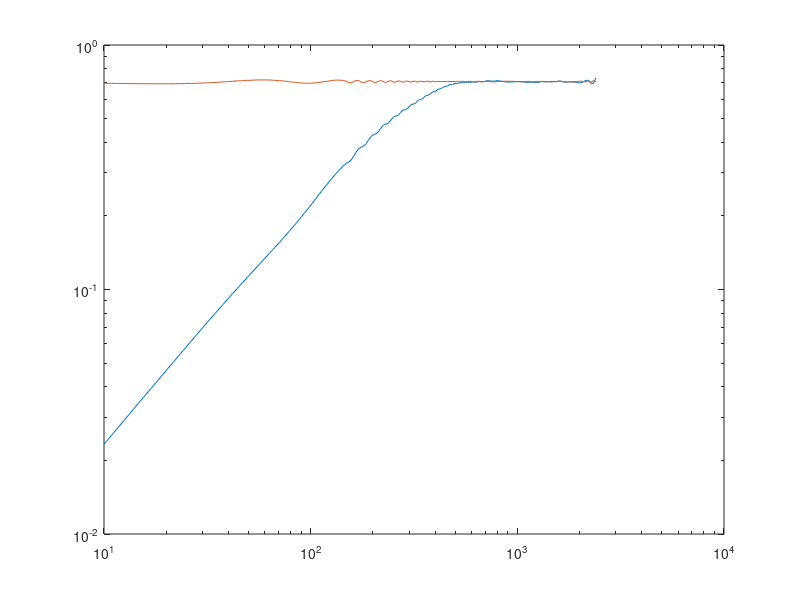

Reproduce this figure in MATLAB.
fs = 5e3; % Sample frequency
len = 7; % half-filter length
%window = flattopwin(len*2+1)';

%%%% Hilbert Transform
if 0 % Type III FIR
  window = hamming(len*2+1);
  a = (-len:len);
  b = abs(rem(a,2)); %Remove even values
  c = 2/pi./a; %Scale and invert
  c(len+1)=0; % Remove NaN
  c = c.* window' .* b;
else % Type IV FIR
  len = 2*len+1;
  window = hamming(len+1);
  a = (-len:2:len);
  c = 2/pi./a; %Scale and invert
  c = c.* window';
end

function mag = hilmag(test_f, fs, hilbert)
  test_f /= fs;
  test_len = max(100, 2/test_f + 2*length(hilbert));
  x = sin(2*pi*test_f.*(1:test_len));
  y = conv(x, hilbert);
  y = y(length(hilbert)+1:end-length(hilbert)); % Only take the middle section
  mag1 = rms(y);
  mag2 = rms(x);
  mag = [mag1 mag2];
end

function p = phase(test_f, fs, hilbert)
  test_f /= fs;
  test_len = max(100, 2/test_f + 2*length(hilbert));
  x = sin(2*pi*test_f.*(1:test_len));
  y = x;
  y = conv(y, hilbert);
  test_len = floor(test_len/2);
  b = floor(length(hilbert));
  amp = rms(x)/rms(y);
  p = atan2(x(test_len), y(test_len+b));
end

f = logspace(log10(10),log10(2400),200);
%f = linspace(10, 5000, 200);
m = zeros(length(f),2);
p = zeros(length(f),1);
for i=1:length(f)
  m(i,:)=hilmag(f(i), fs, c);
%  p(i,:)=phase(f(i), fs, c);
end
loglog(f,m)
%p = unwrap(p);
%plot(f,p)